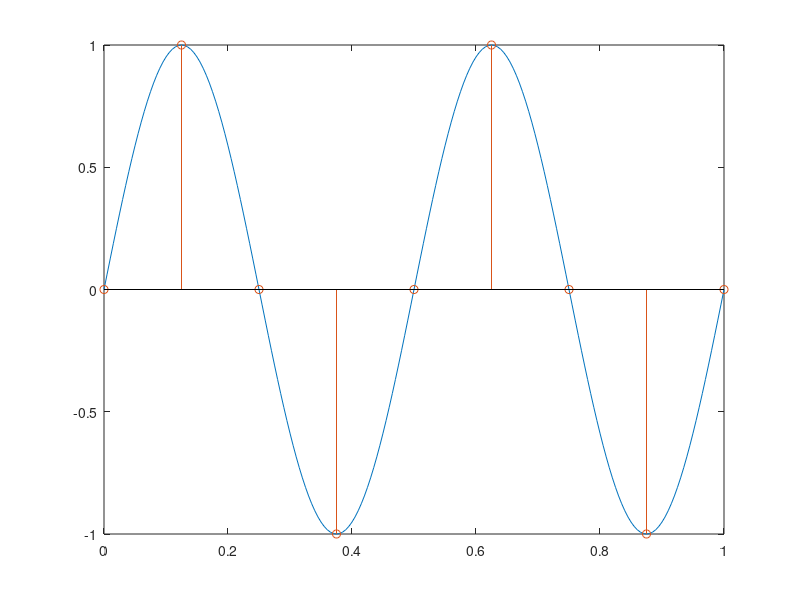

Write MATLAB code to recreate this figure.
%EFFECTS OF SAMPLING IN DT SIGNALS

f=2;
t=0:0.005:1;
xt=sin(2*pi*f*t);
plot(t,xt);
hold on;
fs=8;
ts=1/fs;
nts=0:ts:1;
xn=sin(2*pi*f*nts);
stem(nts,xn);

